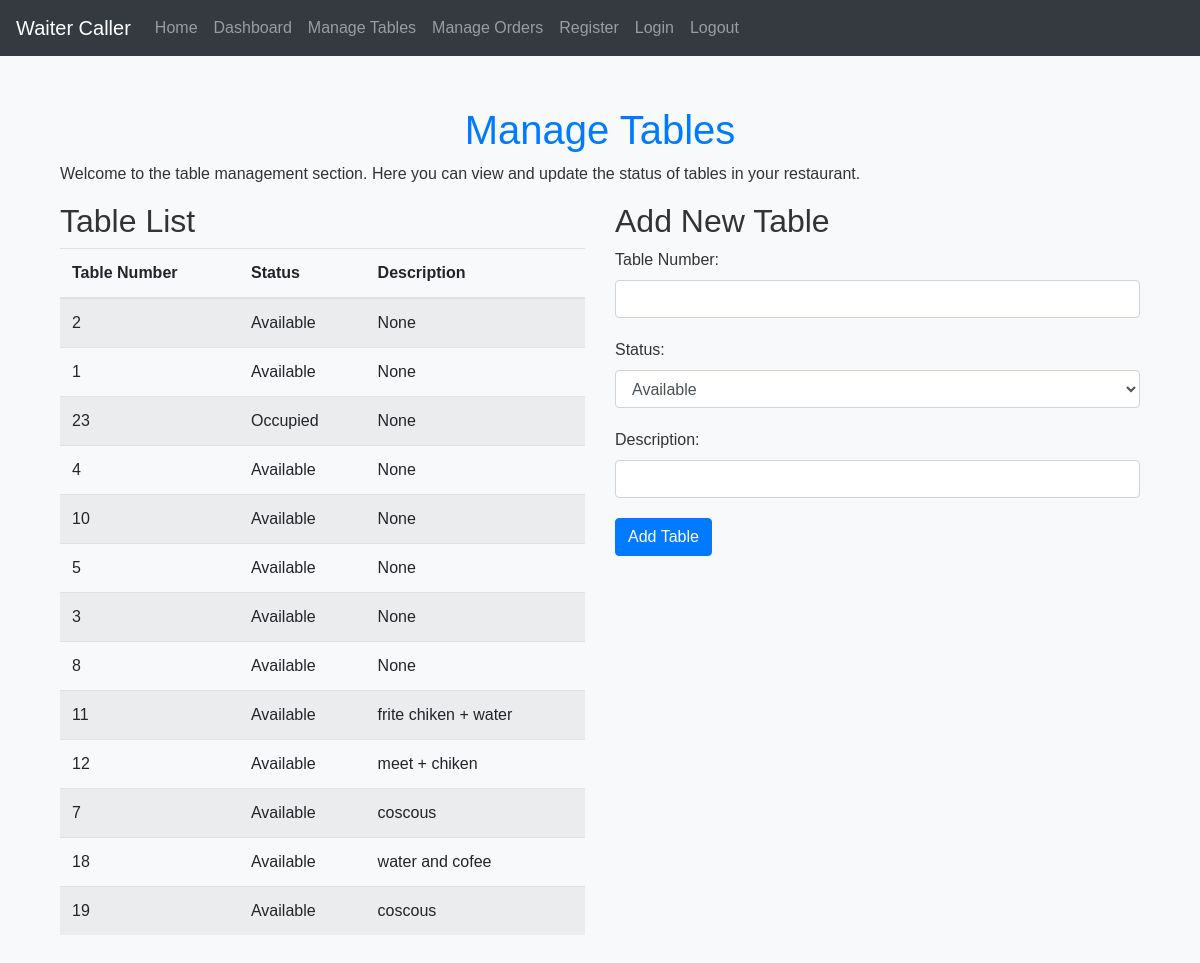
Page /manage_tables (signed in) on the earlier database version.
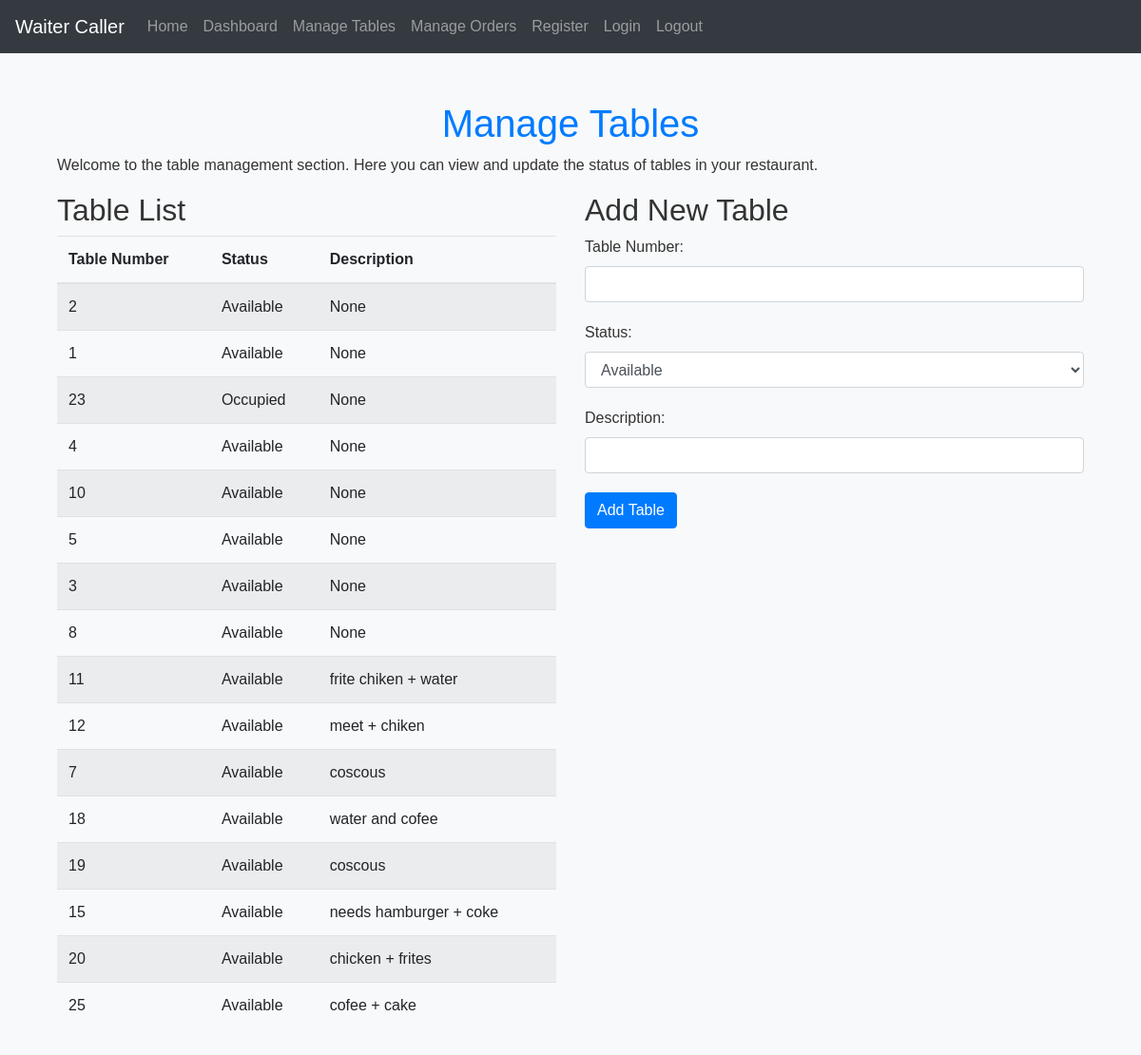
Same page on the later database version.
### models.py (models this page shows)
class Table(db.Model):
    id = db.Column(db.Integer, primary_key=True)
    number = db.Column(db.Integer, unique=True, nullable=False)
    status = db.Column(db.String(20), nullable=False)

### app.py (the view, shortened to what this page needs)
@app.route('/manage_tables', methods=['GET', 'POST'])
def manage_tables():
    if 'user_id' not in session:
        return redirect(url_for('login'))
    tables = Table.query.all()
    return render_template('manage_tables.html', tables=tables)

### templates/manage_tables.html (shortened to what this page needs)
{% extends 'base.html' %}
{% block content %}
<div class="container mt-5">
    <h1 class="text-center">Manage Tables</h1>
    <p>Welcome to the table management section. Here you can view and update the status of tables in your restaurant.</p>
    <div class="row">
        <div class="col-md-6">
            <h2>Table List</h2>
            <table class="table table-striped">
                <thead>
                    <tr>
                        <th>Table Number</th>
                        <th>Status</th>
                        <th>Description</th>
                    </tr>
                </thead>
                <tbody>
                    {% for table in tables %}
                        <tr>
                            <td>{{ table.table_number }}</td>
                            <td>{{ table.status }}</td>
                            <td>{{ table.description }}</td>
                        </tr>
                    {% endfor %}
                </tbody>
            </table>
        </div>
        <div class="col-md-6">
            <h2>Add New Table</h2>
            <form method="POST" action="{{ url_for('manage_tables') }}">
                <div class="form-group">
                    <label for="table_number">Table Number:</label>
                    <input type="number" class="form-control" id="table_number" name="table_number" required>
                </div>
                <div class="form-group">
                    <label for="status">Status:</label>
                    <select class="form-control" id="status" name="status" required>
                        <option value="Available">Available</option>
                    </select>
                </div>
                <div class="form-group">
                    <label for="description">Description:</label>
                    <input type="text" class="form-control" id="description" name="description">
                </div>
                <button type="submit" class="btn btn-primary">Add Table</button>
            </form>
        </div>
    </div>
</div>
{% endblock %}

Differences in the rows shown:
added Table: table_number "15", status "Available", description "needs hamburger + coke"
added Table: table_number "20", status "Available", description "chicken + frites"
added Table: table_number "25", status "Available", description "cofee + cake"
